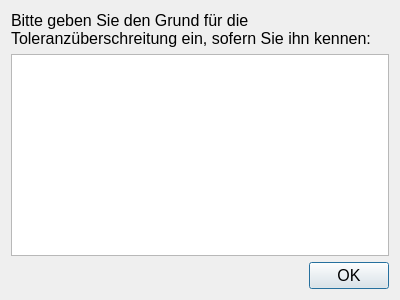
<?xml version="1.0" encoding="UTF-8"?>
<ui version="4.0">
 <class>myDialogToleranceExceeded</class>
 <widget class="QDialog" name="myDialogToleranceExceeded">
  <property name="windowModality">
   <enum>Qt::ApplicationModal</enum>
  </property>
  <property name="geometry">
   <rect>
    <x>0</x>
    <y>0</y>
    <width>400</width>
    <height>300</height>
   </rect>
  </property>
  <property name="windowTitle">
   <string>Toleranzüberschreitung</string>
  </property>
  <property name="windowIcon">
   <iconset>
    <normalon>:/Icons/Images/Micrometer-100.png</normalon>
   </iconset>
  </property>
  <property name="accessibleName">
   <string>myDialogToleranceExceeded</string>
  </property>
  <layout class="QGridLayout" name="gridLayout">
   <item row="2" column="0">
    <widget class="QDialogButtonBox" name="myButtonBoxToleranceExceeded">
     <property name="font">
      <font>
       <pointsize>12</pointsize>
      </font>
     </property>
     <property name="accessibleName">
      <string>myButtonBoxToleranceExceeded</string>
     </property>
     <property name="orientation">
      <enum>Qt::Horizontal</enum>
     </property>
     <property name="standardButtons">
      <set>QDialogButtonBox::Ok</set>
     </property>
    </widget>
   </item>
   <item row="0" column="0">
    <widget class="QLabel" name="myLabelToleranceExceeded">
     <property name="font">
      <font>
       <pointsize>12</pointsize>
      </font>
     </property>
     <property name="accessibleName">
      <string>myLabelToleranceExceeded</string>
     </property>
     <property name="text">
      <string>Bitte geben Sie den Grund für die Toleranzüberschreitung ein, sofern Sie ihn kennen:</string>
     </property>
     <property name="wordWrap">
      <bool>true</bool>
     </property>
    </widget>
   </item>
   <item row="1" column="0">
    <widget class="QTextBrowser" name="myTextBrowserToleranceExceeded">
     <property name="font">
      <font>
       <pointsize>12</pointsize>
      </font>
     </property>
     <property name="accessibleName">
      <string>myTextBrowserToleranceExceeded</string>
     </property>
     <property name="readOnly">
      <bool>false</bool>
     </property>
    </widget>
   </item>
  </layout>
 </widget>
 <resources>
  <include location="../InResources.qrc"/>
 </resources>
 <connections>
  <connection>
   <sender>myButtonBoxToleranceExceeded</sender>
   <signal>accepted()</signal>
   <receiver>myDialogToleranceExceeded</receiver>
   <slot>accept()</slot>
   <hints>
    <hint type="sourcelabel">
     <x>248</x>
     <y>254</y>
    </hint>
    <hint type="destinationlabel">
     <x>157</x>
     <y>274</y>
    </hint>
   </hints>
  </connection>
  <connection>
   <sender>myButtonBoxToleranceExceeded</sender>
   <signal>rejected()</signal>
   <receiver>myDialogToleranceExceeded</receiver>
   <slot>reject()</slot>
   <hints>
    <hint type="sourcelabel">
     <x>316</x>
     <y>260</y>
    </hint>
    <hint type="destinationlabel">
     <x>286</x>
     <y>274</y>
    </hint>
   </hints>
  </connection>
 </connections>
</ui>
